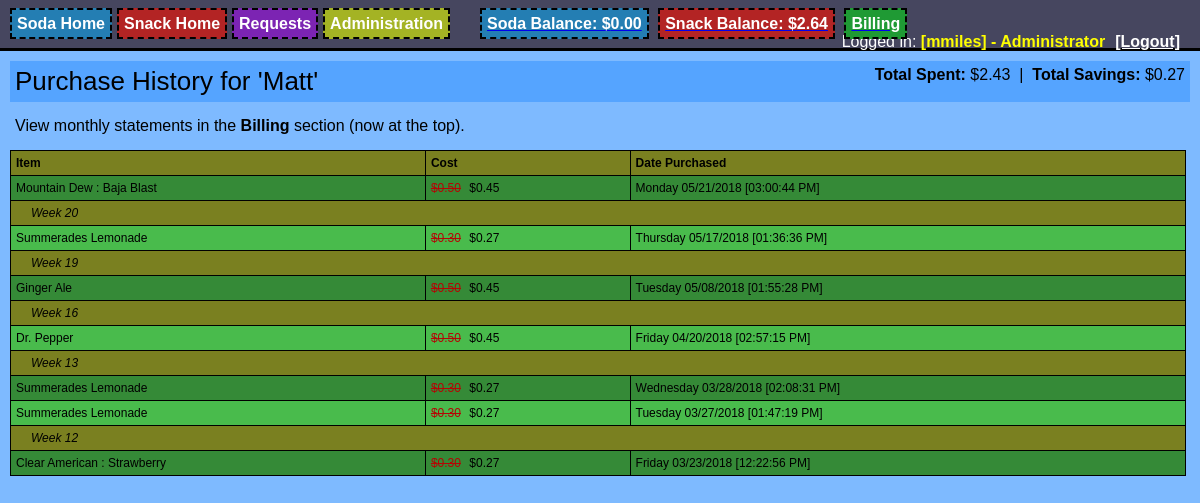
Page /purchase_history.php?type=Soda (signed in) on the committed database.
### tables this page shows
CREATE TABLE "Purchase_History" (
	`UserID`	INTEGER NOT NULL,
	`ItemID`	INTEGER NOT NULL,
	`Cost`	REAL,
	`Date`	TEXT,
	`DiscountCost`	REAL,
	`CashOnly`	INTEGER
);

CREATE TABLE "Item" (
	`ID`	integer PRIMARY KEY AUTOINCREMENT,
	`Name`	text,
	`Date`	text,
	`ChartColor`	text,
	`TotalCans`	integer,
	`BackstockQuantity`	integer,
	`ShelfQuantity`	integer,
	`Price`	real,
	`TotalIncome`	real,
	`TotalExpenses`	real,
	`DateModifed`	text,
	`DateModified`	text,
	`ModifyType`	text,
	`Retired`	INTEGER DEFAULT 0,
	`ImageURL`	TEXT,
	`ThumbURL`	TEXT,
	`UnitName`	TEXT,
	`Type`	TEXT,
	`DiscountPrice`	REAL,
	`Hidden`	INTEGER DEFAULT 0
, OutOfStock Integer, OutOfStockDate Text, OutOfStockReporter Text, UnitNamePlural TEXT);

### Mobile_Detect.php (called while the page is built, shortened)
<?php
class Mobile_Detect
{
    protected $userAgent = null;
    protected $httpHeaders = array();
    protected $detectionType = self::DETECTION_TYPE_MOBILE;
    protected static $mobileHeaders = array(
            'HTTP_ACCEPT'                  => array('matches' => array(
                                                                        'application/x-obml2d',
                                                                        'application/vnd.rim.html',
                                                                        'text/vnd.wap.wml',
                                                                        'application/vnd.wap.xhtml+xml'
                                            )),
            'HTTP_X_WAP_PROFILE'           => null,
            'HTTP_X_WAP_CLIENTID'          => null,
            'HTTP_WAP_CONNECTION'          => null,
            'HTTP_PROFILE'                 => null,
            'HTTP_X_OPERAMINI_PHONE_UA'    => null,
            'HTTP_X_NOKIA_GATEWAY_ID'      => null,
            'HTTP_X_ORANGE_ID'             => null,
            'HTTP_X_VODAFONE_3GPDPCONTEXT' => null,
            'HTTP_X_HUAWEI_USERID'         => null,
            'HTTP_UA_OS'                   => null,
            'HTTP_X_MOBILE_GATEWAY'        => null,
            'HTTP_X_ATT_DEVICEID'          => null,
            'HTTP_UA_CPU'                  => array('matches' => array('ARM')),
    );
    protected static $operatingSystems = array(
        'AndroidOS'         => 'Android',
        'BlackBerryOS'      => 'blackberry|\bBB10\b|rim tablet os',
        'PalmOS'            => 'PalmOS|avantgo|blazer|elaine|hiptop|palm|plucker|xiino',
        'SymbianOS'         => 'Symbian|SymbOS|Series60|Series40|SYB-[0-9]+|\bS60\b',
        'WindowsMobileOS'   => 'Windows CE.*(PPC|Smartphone|Mobile|[0-9]{3}x[0-9]{3})|Window Mobile|Windows Phone [0-9.]+|WCE;',
        'WindowsPhoneOS'   => 'Windows Phone 10.0|Windows Phone 8.1|Windows Phone 8.0|Windows Phone OS|XBLWP7|ZuneWP7|Windows NT 6.[23]; ARM;',
        'iOS'               => '\biPhone.*Mobile|\biPod|\biPad',
        'MeeGoOS'           => 'MeeGo',
        'MaemoOS'           => 'Maemo',
        'JavaOS'            => 'J2ME/|\bMIDP\b|\bCLDC\b',
        'webOS'             => 'webOS|hpwOS',
        'badaOS'            => '\bBada\b',
        'BREWOS'            => 'BREW',
    );
    protected static $browsers = array(
        'Chrome'          => '\bCrMo\b|CriOS|Android.*Chrome/[.0-9]* (Mobile)?',
        'Dolfin'          => '\bDolfin\b',
        'Opera'           => 'Opera.*Mini|Opera.*Mobi|Android.*Opera|Mobile.*OPR/[0-9.]+|Coast/[0-9.]+',
        'Skyfire'         => 'Skyfire',
        'Edge'             => 'Mobile Safari/[.0-9]* Edge',
        'IE'              => 'IEMobile|MSIEMobile',
        'Firefox'         => 'fennec|firefox.*maemo|(Mobile|Tablet).*Firefox|Firefox.*Mobile|FxiOS',
        'Bolt'            => 'bolt',
        'TeaShark'        => 'teashark',
        'Blazer'          => 'Blazer',
        'Safari'          => 'Version.*Mobile.*Safari|Safari.*Mobile|MobileSafari',
        'UCBrowser'       => 'UC.*Browser|UCWEB',
        'baiduboxapp'     => 'baiduboxapp',
        'baidubrowser'    => 'baidubrowser',
        'DiigoBrowser'    => 'DiigoBrowser',
        'Puffin'            => 'Puffin',
        'Mercury'          => '\bMercury\b',
        'ObigoBrowser' => 'Obigo',
        'NetFront' => 'NF-Browser',
        'GenericBrowser'  => 'NokiaBrowser|OviBrowser|OneBrowser|TwonkyBeamBrowser|SEMC.*Browser|FlyFlow|Minimo|NetFront|Novarra-Vision|MQQBrowser|MicroMessenger',
        'PaleMoon'        => 'Android.*PaleMoon|Mobile.*PaleMoon',
    );
    protected static $uaHttpHeaders = array(
        'HTTP_USER_AGENT',
        'HTTP_X_OPERAMINI_PHONE_UA',
        'HTTP_X_DEVICE_USER_AGENT',
        'HTTP_X_ORIGINAL_USER_AGENT',
        'HTTP_X_SKYFIRE_PHONE',
        'HTTP_X_BOLT_PHONE_UA',
        'HTTP_DEVICE_STOCK_UA',
        'HTTP_X_UCBROWSER_DEVICE_UA'
    );
    public function setHttpHeaders($httpHeaders = null)
    {
        if (!is_array($httpHeaders) || !count($httpHeaders)) {
            $httpHeaders = $_SERVER;
        }
        $this->httpHeaders = array();
        foreach ($httpHeaders as $key => $value) {
            if (substr($key, 0, 5) === 'HTTP_') {
                $this->httpHeaders[$key] = $value;
            }
        }
    }
    public function getMobileHeaders()
    {
        return self::$mobileHeaders;
    }
    public function getUaHttpHeaders()
    {
        return self::$uaHttpHeaders;
    }
    public function setCfHeaders($cfHeaders = null) {
        $response = false;
        return $response;
    }
    public function setUserAgent($userAgent = null)
    {
        if (false === empty($userAgent)) {
            return $this->userAgent = $userAgent;
        } else {
            $this->userAgent = null;
            foreach ($this->getUaHttpHeaders() as $altHeader) {
                if (false === empty($this->httpHeaders[$altHeader])) {
                    $this->userAgent .= $this->httpHeaders[$altHeader] . " ";
                }
            }
            if (!empty($this->userAgent)) {
                return $this->userAgent = trim($this->userAgent);
            }
        }
        return $this->userAgent = null;
    }
    public function getUserAgent()
    {
        return $this->userAgent;
    }
    public function setDetectionType($type = null)
    {
        $this->detectionType = $type;
    }
    public static function getMobileDetectionRules()
    {
        static $rules;
        if (!$rules) {
            $rules = array_merge(
                self::$phoneDevices,
                self::$tabletDevices,
                self::$operatingSystems,
                self::$browsers
            );
        }
        return $rules;
    }
    public function getRules()
    {
        if ($this->detectionType == self::DETECTION_TYPE_EXTENDED) {
            return self::getMobileDetectionRulesExtended();
        } else {
            return self::getMobileDetectionRules();
        }
    }
    public function checkHttpHeadersForMobile()
    {
        foreach ($this->getMobileHeaders() as $mobileHeader => $matchType) {
            if (isset($this->httpHeaders[$mobileHeader])) {
                if (is_array($matchType['matches'])) {
                    return false;
                } else {
                    return true;
                }
            }
        }
        return false;
    }
    protected function matchDetectionRulesAgainstUA($userAgent = null)
    {
        return false;
    }
    public function isMobile($userAgent = null, $httpHeaders = null)
    {
        if ($this->checkHttpHeadersForMobile()) {
            return true;
        } else {
            return $this->matchDetectionRulesAgainstUA();
        }
    }
    public function match($regex, $userAgent = null)
    {
        $match = (bool) preg_match(sprintf('#%s#is', $regex), (false === empty($userAgent) ? $userAgent : $this->userAgent), $matches);
        return $match;
    }
}

### purchase_history.php (the view, shortened to what this page needs)
<head>
<?php
    $db = new SQLite3("db/item.db");
    include("foodstock_functions.php");
    $isLoggedInAdmin = IsAdminLoggedIn();
    require_once 'Mobile_Detect.php';
    $detect = new Mobile_Detect;
    $device_type = ($detect->isMobile() ? ($detect->isTablet() ? 'tablet' : 'phone') : 'computer');
    $isMobile = $device_type == 'phone';
?>
<link rel="stylesheet" type="text/css" href="colorPicker.css"/>
<link rel="stylesheet" type="text/css" href="css/style.css"/>
<link rel="stylesheet" href="//code.jquery.com/ui/1.11.2/themes/smoothness/jquery-ui.css">
</head>
<?php
    if( $isMobile ) {
        echo "<body class='soda_body' style='display:inline-table;'>";
    } else {
        echo "<body class='soda_body'>";
    }
    include("login_bar.php");
    $itemType = $_GET['type'];
    if( $isLoggedInAdmin && isset($_GET['userid'] ) && isset($_GET['name'] )  ) {
        $userID = $_GET['userid'];
        $name = $_GET['name'];
    } else {
        $userID = $_SESSION['UserID'];
        $name = $_SESSION['FirstName'];
    }
    echo "<div class='soda_popout'  style='margin:10px; padding:5px;'><span style='font-size:26px;'>Purchase History for '$name'</span> <span style='font-size:0.8em;'></span>";
    $totalSavings = 0.0;
    $totalBalance = 0.0;
    $results = $db->query("SELECT p.Cost, p.DiscountCost FROM Purchase_History p JOIN Item i on p.itemID = i.ID WHERE p.UserID = $userID AND i.Type='$itemType'");
    while ($row = $results->fetchArray()) {
        if( $row['DiscountCost'] != "" ) {
            $totalSavings += ($row['Cost'] - $row['DiscountCost']);
            $totalBalance += $row['DiscountCost'];
        } else {
            $totalBalance += $row['Cost'];
        }
    }
    echo  "<span style='float:right;'><b>Total Spent:</b> $". number_format($totalBalance,2) . "&nbsp;&nbsp;|&nbsp;&nbsp;<b>Total Savings:</b> $" . number_format($totalSavings, 2) . "</span>";
    echo "</div>";
    echo "<div style='margin:10px; padding:5px;'>";
    echo "View monthly statements in the <b>Billing</b> section (now at the top).";
    echo "</div>";
    echo "<div id='restock_all'>";
    echo "<table style='font-size:12; border-collapse:collapse; margin:10px; width:98%'>";
    echo "<thead><tr class='table_header'>";
    echo "<th style='padding:5px; border:1px #000 solid;' align='left'>Item</th>";
    echo "<th style='padding:5px; border:1px #000 solid;' align='left'>Cost</th>";
    echo "<th style='padding:5px; border:1px #000 solid;' align='left'>Date Purchased</th>";
    echo "</tr></thead>";
    $rowClass = "odd";
    $results = $db->query("SELECT i.Name, p.Cost, p.DiscountCost, p.Date, p.UserID, p.CashOnly FROM Purchase_History p JOIN Item i on p.itemID = i.ID WHERE p.UserID = $userID AND i.Type='$itemType' ORDER BY p.Date DESC");
    $currentWeek = "";
    while ($row = $results->fetchArray()) {
        $date_object = DateTime::createFromFormat('Y-m-d H:i:s', $row['Date']);
        $weekOfPurchase = $date_object->format('W');
        if( $currentWeek == "" ) {
            $currentWeek = $weekOfPurchase;
        } else {
            if( $currentWeek != $weekOfPurchase ) {
                echo "<tr>";
                echo "<td style='padding:5px; font-style:italic; padding-left: 20px; border:1px #000 solid; background-color:#7a8020;' colspan='3'>";
                echo "Week " . $weekOfPurchase;
                echo "</td>";
                echo "</tr>";
                $currentWeek = $weekOfPurchase;
            }
        }
        echo "<tr class='$rowClass'>";
        echo "<td style='padding:5px; border:1px #000 solid;'>" . $row['Name'] . "</td>";
        $costDisplay = "";
        if( $row['DiscountCost'] != "" ) {
            $costDisplay = "<span class='red_price'>$" . number_format($row['Cost'], 2) . "</span> $" . number_format($row['DiscountCost'],2);
        } else {
            $costDisplay = "$" . number_format($row['Cost'], 2);
        }
        echo "<td style='padding:5px; border:1px #000 solid;'>" . $costDisplay ."</td>";
        echo "<td style='padding:5px; border:1px #000 solid;'>" . $date_object->format('l m/d/Y  [h:i:s A]') . "</td>";
        echo "</tr>";
        if( $rowClass == "odd" ) { $rowClass = "even"; } else { $rowClass = "odd"; }
    }
        echo "</table>";
    echo "</div>";
?>
</body>

### css/style.css (style rules this page uses)
body { font-family: Helvetica, Arial, Sans-Serif; margin:0 auto; width:100%; height:100%; padding:0; background-color:#7EBAFF; }
.soda_body { background-color:#7EBAFF; }
.soda_popout { background-color: #55a4ff; }
.table_header { background-color: #7a8020; font-weight:bold; }
.odd { background-color: #358a37; }
.even { background-color: #49bb4c; }
.red_price { color:#b50505; text-decoration:line-through; margin-right:5px; }

### rows in the picture
purchase_history: ItemID.Name "Mountain Dew : Baja Blast", Cost "0.50", DiscountCost "0.45", Date "Monday 05/21/2018 [03:00:44 PM]"
purchase_history: Date "20", ItemID.Name "Summerades Lemonade", Cost "0.30", DiscountCost "0.27", Date "Thursday 05/17/2018 [01:36:36 PM]"
purchase_history: Date "19", ItemID.Name "Ginger Ale", Cost "0.50", DiscountCost "0.45", Date "Tuesday 05/08/2018 [01:55:28 PM]"
purchase_history: Date "16", ItemID.Name "Dr. Pepper", Cost "0.50", DiscountCost "0.45", Date "Friday 04/20/2018 [02:57:15 PM]"
purchase_history: Date "13", ItemID.Name "Summerades Lemonade", Cost "0.30", DiscountCost "0.27", Date "Wednesday 03/28/2018 [02:08:31 PM]"
purchase_history: ItemID.Name "Summerades Lemonade", Cost "0.30", DiscountCost "0.27", Date "Tuesday 03/27/2018 [01:47:19 PM]"
purchase_history: Date "12", ItemID.Name "Clear American : Strawberry", Cost "0.30", DiscountCost "0.27", Date "Friday 03/23/2018 [12:22:56 PM]"

### other values in the picture
$_SESSION['SodaBalance'] "0.00"
$_SESSION['SnackBalance'] "2.64"
$_SESSION['UserName'] "mmiles"
$name "Matt"
$totalBalance "2.43"
$totalSavings "0.27"
